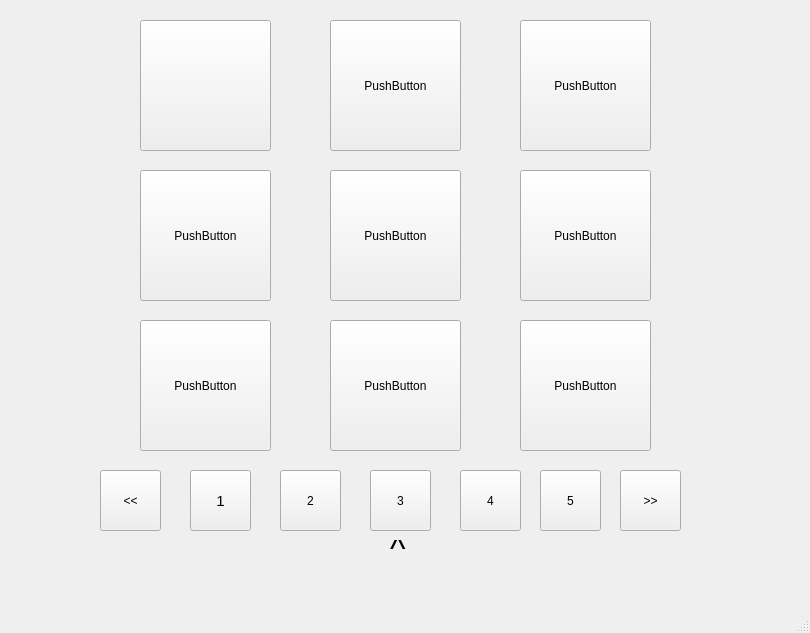
<?xml version="1.0" encoding="UTF-8"?>
<ui version="4.0">
 <class>Paginacion</class>
 <widget class="QMainWindow" name="Paginacion">
  <property name="geometry">
   <rect>
    <x>0</x>
    <y>0</y>
    <width>810</width>
    <height>633</height>
   </rect>
  </property>
  <property name="cursor">
   <cursorShape>ArrowCursor</cursorShape>
  </property>
  <property name="windowTitle">
   <string>MainWindow</string>
  </property>
  <widget class="QWidget" name="centralwidget">
   <widget class="QPushButton" name="pushButton">
    <property name="geometry">
     <rect>
      <x>140</x>
      <y>20</y>
      <width>131</width>
      <height>131</height>
     </rect>
    </property>
    <property name="text">
     <string/>
    </property>
   </widget>
   <widget class="QPushButton" name="pushButton_2">
    <property name="enabled">
     <bool>true</bool>
    </property>
    <property name="geometry">
     <rect>
      <x>190</x>
      <y>470</y>
      <width>61</width>
      <height>61</height>
     </rect>
    </property>
    <property name="font">
     <font>
      <pointsize>11</pointsize>
     </font>
    </property>
    <property name="text">
     <string>1</string>
    </property>
   </widget>
   <widget class="QPushButton" name="pushButton_3">
    <property name="geometry">
     <rect>
      <x>280</x>
      <y>470</y>
      <width>61</width>
      <height>61</height>
     </rect>
    </property>
    <property name="text">
     <string>2</string>
    </property>
   </widget>
   <widget class="QPushButton" name="pushButton_4">
    <property name="geometry">
     <rect>
      <x>370</x>
      <y>470</y>
      <width>61</width>
      <height>61</height>
     </rect>
    </property>
    <property name="text">
     <string>3</string>
    </property>
   </widget>
   <widget class="QPushButton" name="pushButton_5">
    <property name="geometry">
     <rect>
      <x>460</x>
      <y>470</y>
      <width>61</width>
      <height>61</height>
     </rect>
    </property>
    <property name="text">
     <string>4</string>
    </property>
   </widget>
   <widget class="QPushButton" name="pushButton_6">
    <property name="geometry">
     <rect>
      <x>100</x>
      <y>470</y>
      <width>61</width>
      <height>61</height>
     </rect>
    </property>
    <property name="text">
     <string>&lt;&lt;</string>
    </property>
   </widget>
   <widget class="QPushButton" name="pushButton_7">
    <property name="geometry">
     <rect>
      <x>620</x>
      <y>470</y>
      <width>61</width>
      <height>61</height>
     </rect>
    </property>
    <property name="text">
     <string>&gt;&gt;</string>
    </property>
   </widget>
   <widget class="QPushButton" name="pushButton_8">
    <property name="geometry">
     <rect>
      <x>540</x>
      <y>470</y>
      <width>61</width>
      <height>61</height>
     </rect>
    </property>
    <property name="text">
     <string>5</string>
    </property>
   </widget>
   <widget class="QPushButton" name="pushButton_9">
    <property name="geometry">
     <rect>
      <x>330</x>
      <y>170</y>
      <width>131</width>
      <height>131</height>
     </rect>
    </property>
    <property name="text">
     <string>PushButton</string>
    </property>
   </widget>
   <widget class="QPushButton" name="pushButton_10">
    <property name="geometry">
     <rect>
      <x>330</x>
      <y>20</y>
      <width>131</width>
      <height>131</height>
     </rect>
    </property>
    <property name="text">
     <string>PushButton</string>
    </property>
   </widget>
   <widget class="QPushButton" name="pushButton_11">
    <property name="geometry">
     <rect>
      <x>520</x>
      <y>20</y>
      <width>131</width>
      <height>131</height>
     </rect>
    </property>
    <property name="text">
     <string>PushButton</string>
    </property>
   </widget>
   <widget class="QPushButton" name="pushButton_12">
    <property name="geometry">
     <rect>
      <x>140</x>
      <y>320</y>
      <width>131</width>
      <height>131</height>
     </rect>
    </property>
    <property name="text">
     <string>PushButton</string>
    </property>
   </widget>
   <widget class="QPushButton" name="pushButton_13">
    <property name="geometry">
     <rect>
      <x>140</x>
      <y>170</y>
      <width>131</width>
      <height>131</height>
     </rect>
    </property>
    <property name="text">
     <string>PushButton</string>
    </property>
   </widget>
   <widget class="QPushButton" name="pushButton_14">
    <property name="geometry">
     <rect>
      <x>520</x>
      <y>170</y>
      <width>131</width>
      <height>131</height>
     </rect>
    </property>
    <property name="text">
     <string>PushButton</string>
    </property>
   </widget>
   <widget class="QPushButton" name="pushButton_15">
    <property name="geometry">
     <rect>
      <x>330</x>
      <y>320</y>
      <width>131</width>
      <height>131</height>
     </rect>
    </property>
    <property name="text">
     <string>PushButton</string>
    </property>
   </widget>
   <widget class="QPushButton" name="pushButton_16">
    <property name="geometry">
     <rect>
      <x>520</x>
      <y>320</y>
      <width>131</width>
      <height>131</height>
     </rect>
    </property>
    <property name="text">
     <string>PushButton</string>
    </property>
   </widget>
   <widget class="QLabel" name="label">
    <property name="geometry">
     <rect>
      <x>390</x>
      <y>540</y>
      <width>67</width>
      <height>17</height>
     </rect>
    </property>
    <property name="font">
     <font>
      <pointsize>25</pointsize>
     </font>
    </property>
    <property name="text">
     <string>^</string>
    </property>
   </widget>
  </widget>
  <widget class="QMenuBar" name="menubar">
   <property name="geometry">
    <rect>
     <x>0</x>
     <y>0</y>
     <width>810</width>
     <height>22</height>
    </rect>
   </property>
  </widget>
  <widget class="QStatusBar" name="statusbar"/>
 </widget>
 <resources/>
 <connections/>
</ui>
